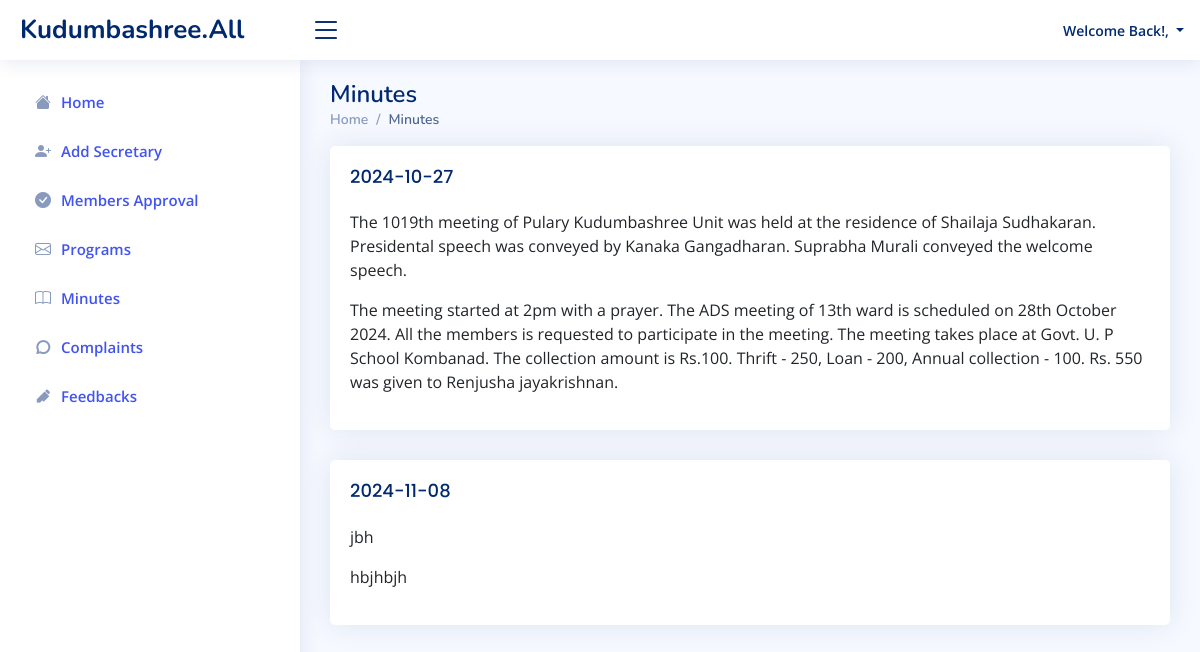
/Project/Admin/ViewReport.php, run on the app's committed database.
### tables this page shows
CREATE TABLE `tbl_meetingreport` (
  `meetingreport_id` int(11) NOT NULL,
  `meeting_id` int(11) NOT NULL,
  `meetingreport_desc` varchar(1000) NOT NULL
);

CREATE TABLE `tbl_meeting` (
  `meeting_id` int(11) NOT NULL,
  `meeting_date` date NOT NULL,
  `meeting_details` varchar(1000) NOT NULL
);

### Project/Admin/ViewReport.php (the view, shortened to what this page needs)
<?php
include("Head.php");
?>
<?php
include("../Assets/Connection/Connection.php");
?>
<!DOCTYPE html PUBLIC "-//W3C//DTD XHTML 1.0 Transitional//EN" "http://www.w3.org/TR/xhtml1/DTD/xhtml1-transitional.dtd">
<html xmlns="http://www.w3.org/1999/xhtml">
<head>
</head>
<body>
<div class="pagetitle">
    <h1>Minutes</h1>
    <nav>
      <ol class="breadcrumb">
        <li class="breadcrumb-item"><a href="AdminHomepage.php">Home</a></li>
        <li class="breadcrumb-item active">Minutes</li>
      </ol>
    </nav>
  </div>
	  <?php
	    $selQry="SELECT * FROM tbl_meeting m inner JOIN tbl_meetingreport r ON m.meeting_id = r.meeting_id";
		$result=$con->query($selQry);
		while($data=$result->fetch_assoc())
		{
	  ?>
      <div class="card">
            <div class="card-body">
              <h5 class="card-title"><?php echo $data["meeting_date"]; ?></h5>
              <p><?php echo $data["meeting_details"]; ?></p>
              <p><?php echo $data["meetingreport_desc"]; ?></p>
            </div>
          </div>
      <?php
		}
	?>
</body>
</html>
<?php
include("Foot.php");
?>

### Project/Assets/Templates/Admin/assets/css/style.css (style rules this page uses)
:root { scroll-behavior: smooth; }
body { font-family: "Open Sans", sans-serif; background: #f6f9ff; color: #444444; }
a { color: #4154f1; text-decoration: none; }
h1, h2, h3, h4, h5, h6 { font-family: "Nunito", sans-serif; }
.pagetitle { margin-bottom: 10px; }
.pagetitle h1 { font-size: 24px; margin-bottom: 0; font-weight: 600; color: #012970; }
.card { margin-bottom: 30px; border: none; border-radius: 5px; box-shadow: 0px 0 30px rgba(1, 41, 112, 0.1); }
.card-title { padding: 20px 0 15px 0; font-size: 18px; font-weight: 500; color: #012970; font-family: "Poppins", sans-serif; }
.card-body { padding: 0 20px 20px 20px; }
.breadcrumb { font-size: 14px; font-family: "Nunito", sans-serif; color: #899bbd; font-weight: 600; }
.breadcrumb a { color: #899bbd; transition: 0.3s; }
.breadcrumb .breadcrumb-item::before { color: #899bbd; }
.breadcrumb .active { color: #51678f; font-weight: 600; }

### data on the page
tbl_meetingreport: meeting.meeting_date "2024-10-27", meeting.meeting_details "The 1019th meeting of Pulary Kudumbashree Unit was held at the residence of Shailaja Sudhakaran. Presidental speech was conveyed by Kanaka Gangadharan. Suprabha Murali conveyed the welcome speech.", meetingreport_desc "The meeting started at 2pm with a prayer. The ADS meeting of 13th ward is scheduled on 28th October 2024. All the members is requested to participate in the meeting. The meeting takes place at Govt. U. P School Kombanad. The collection amount is Rs.100. Thrift - 250, Loan - 200, Annual collection - 100. Rs. 550 was given to Renjusha jayakrishnan."
tbl_meetingreport: meeting.meeting_date "2024-11-08", meeting.meeting_details "jbh", meetingreport_desc "hbjhbjh"
